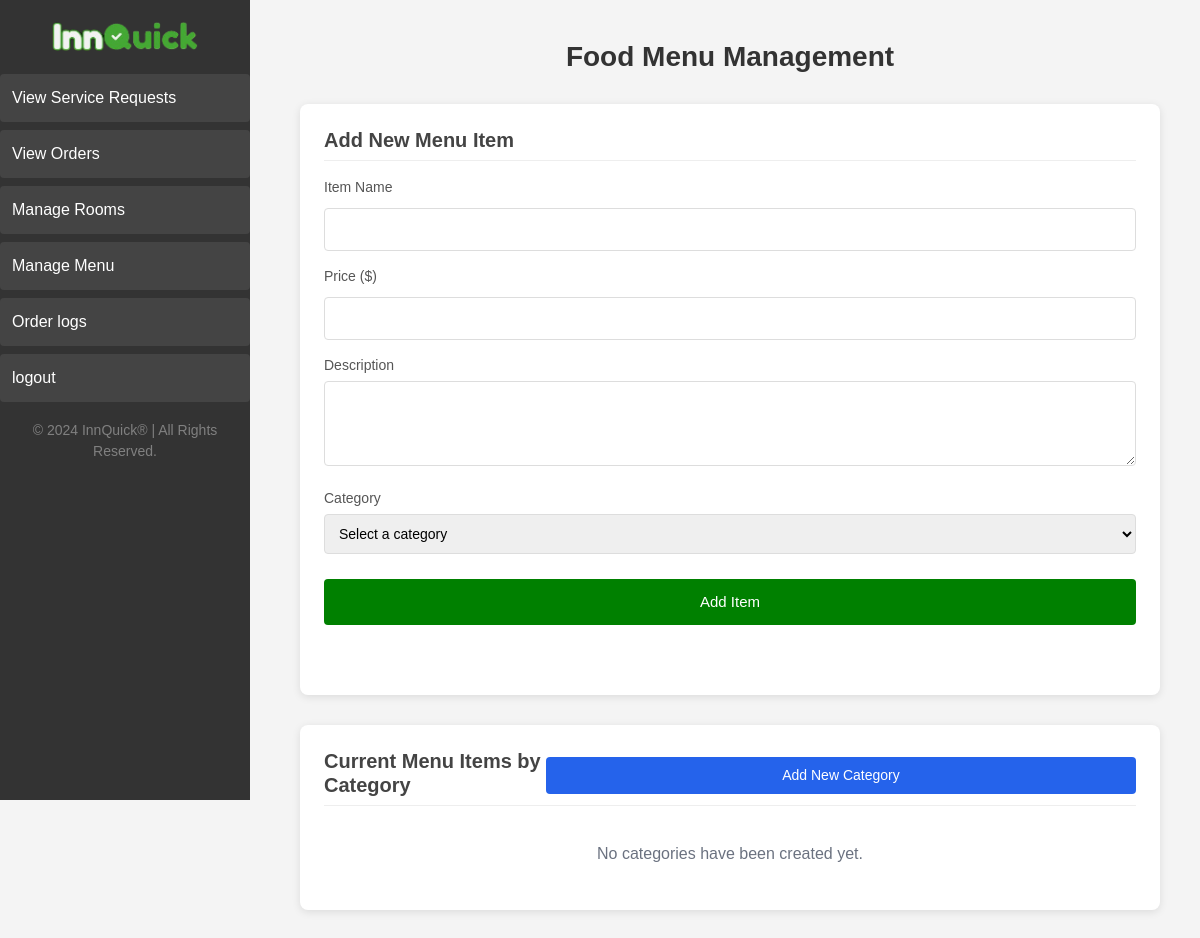
/menu/menu/ (signed in), run on an earlier commit of the app's database.
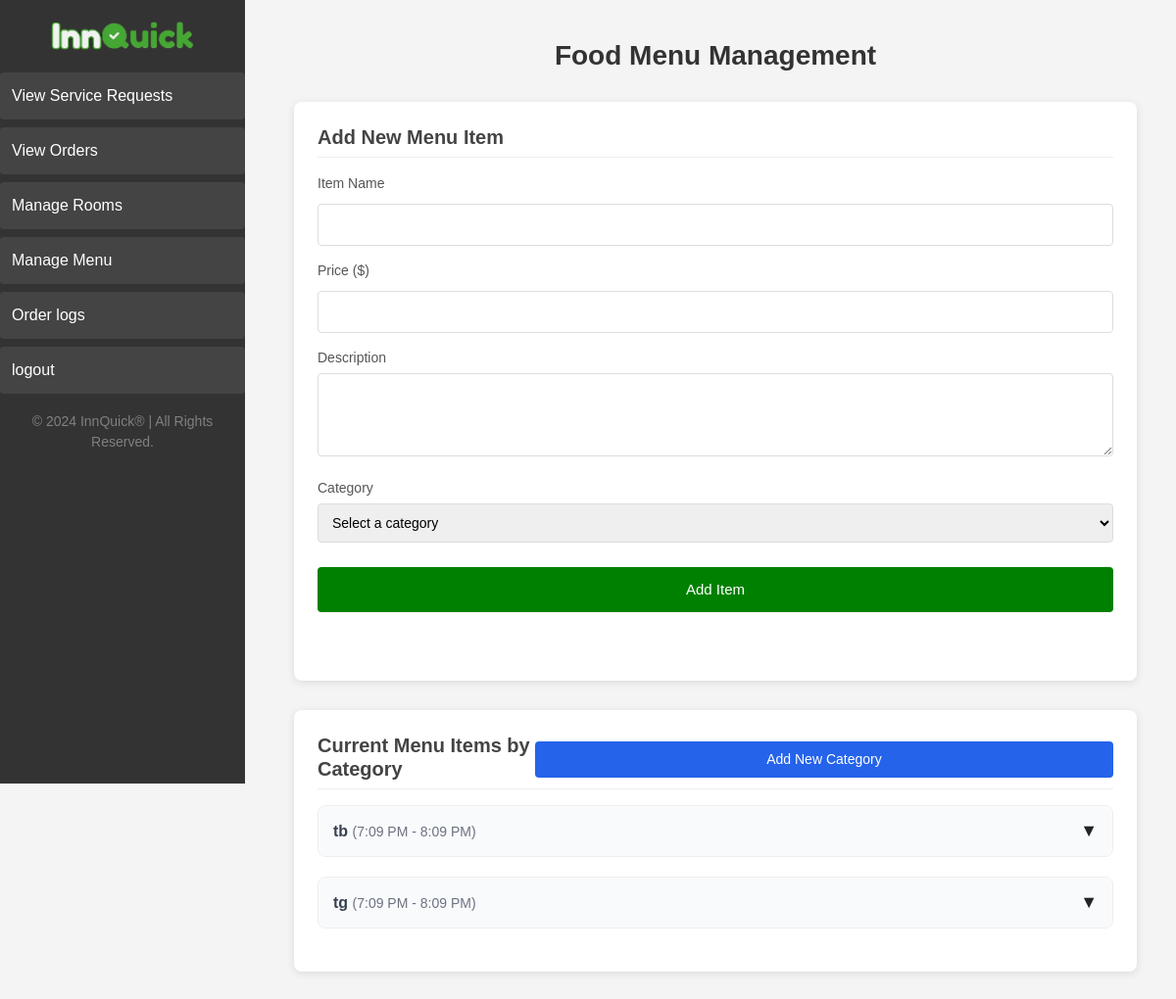
And on a later commit of the database.
### menu/models.py (models this page shows, shortened)
class Category(models.Model):
    name = models.CharField(max_length=100, unique=True)
    created_by = models.ForeignKey(User, on_delete=models.CASCADE, related_name="categories")
    start_time = models.TimeField(null=True, blank=True)
    end_time = models.TimeField(null=True, blank=True)

### menu/views.py (the view)
# urls.py: path('menu/', menu_list, name='menu_list'),
@csrf_exempt
@login_required
def menu_list(request):
  items = MenuItem.objects.filter(user=request.user)
  categories = Category.objects.all()
  print([category.name for category in categories])
  print([items.name for items in items])
  category_items = {}
  for category in categories:
      category_items[category] = items.filter(category=category)
  context = {
      'category_items': category_items,
      'categories': categories,
      'items': items,  # for other uses
  }
  return render(request, 'addMenuItems.html', context)

### menu/templatetags/dictionary_filters.py (called while the page is built)
@register.filter
def get_item(dictionary, key):
    return dictionary.get(key)

### templates/addMenuItems.html (shortened to what the changed rows need)
{% extends 'base.html' %}
{% block content %}
{% load dictionary_filters %}
    <div style="max-width: 1200px; margin: 0 auto; padding: 20px;">
        <h1 style="font-size: 28px; font-weight: bold; text-align: center; margin-bottom: 30px; color: #333;">Food Menu Management</h1>
        <div style="display: grid; grid-template-columns: 1fr; gap: 30px;">
            <div style="background-color: white; border-radius: 8px; box-shadow: 0 2px 8px rgba(0,0,0,0.1); padding: 24px;">
                <h2 style="font-size: 20px; font-weight: 600; margin-bottom: 16px; color: #444; border-bottom: 1px solid #eee; padding-bottom: 8px;">Add New Menu Item</h2>
            </div>
            <div style="background-color: white; border-radius: 8px; box-shadow: 0 2px 8px rgba(0,0,0,0.1); padding: 24px;">
                <div style="display: flex; justify-content: space-between; align-items: center; margin-bottom: 16px; border-bottom: 1px solid #eee; padding-bottom: 8px;">
                    <h2 style="font-size: 20px; font-weight: 600; color: #444; margin: 0;">Current Menu Items by Category</h2>
                    <button id="openCategoryModal" style="background-color: #2563eb; color: white; font-size: 14px; font-weight: 500; padding: 8px 12px; border: none; border-radius: 4px; cursor: pointer;">
                    </button>
                </div>
                {% if categories %}
                    <div class="category-accordion">
                        {% for category in categories %}
                            <div class="category-section" style="margin-bottom: 20px; border: 1px solid #eee; border-radius: 8px; overflow: hidden;">
                                <div class="category-header" onclick="toggleCategory('category-{{ category.id }}')"
                                    style="display: flex; justify-content: space-between; align-items: center; padding: 12px 15px; background-color: #f9fafb; cursor: pointer;">
                                    <h3 style="font-size: 16px; font-weight: 600; margin: 0; color: #374151;">
                                        {{ category.name }}
                                        <span style="font-size: 14px; font-weight: 400; color: #6b7280;">
                                            ({{ category.start_time|time:"g:i A" }} - {{ category.end_time|time:"g:i A" }})
                                        </span>
                                    </h3>
                                    <span class="toggle-icon" id="icon-category-{{ category.id }}" style="font-size: 18px;">▼</span>
                                </div>
                            </div>
                        {% endfor %}
                    </div>
                {% else %}
                    <div style="text-align: center; color: #6b7280; padding: 20px;">
                        No categories have been created yet.
                    </div>
                {% endif %}
            </div>
        </div>
    </div>
{% endblock %}

What changed in the data, as far as the page shows it:
added Category: name "tb", start_time "7:09 PM", end_time "8:09 PM"
added Category: name "tg", start_time "7:09 PM", end_time "8:09 PM"
Also different on the page:
text no longer shown: "No categories have been created yet."
